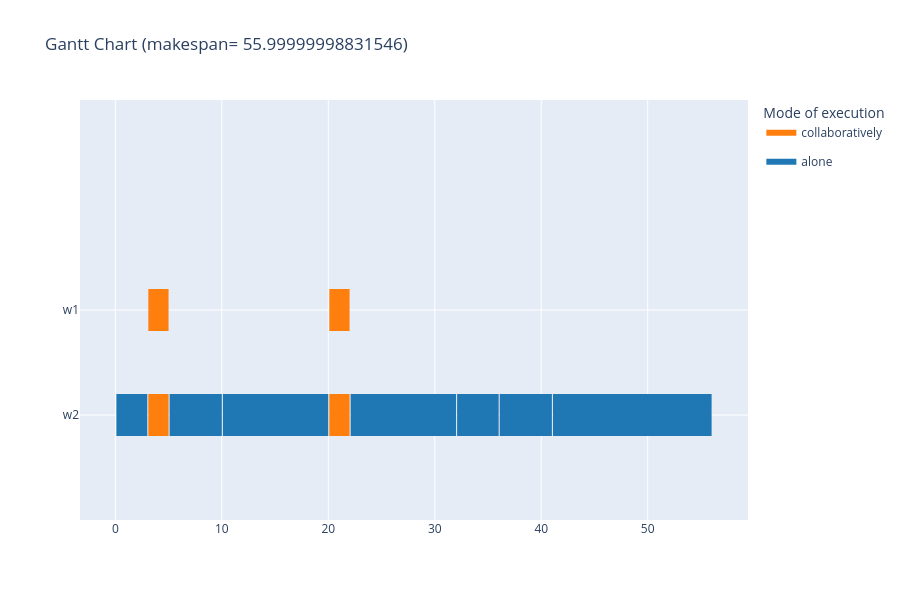

The cell this chart's notebook holds for it:
### Markdown cell above
#### 3.4) Visualisationn par mode d'éxécution (seul, en apprentissage ou en collaboration)

### Code cell
df = gantt_chart(s, instance, color=3, render="notebook", save_path="../results/gantt_chart_instance_temp.html")

### Figure 1 — Plotly figure (JSON) as saved in the notebook; plotly's stock layout.template omitted (floating-point values rounded to 4 significant figures)
{"data": [{"fill": "toself", "fillcolor": "rgb(255, 127, 14)", "hoverinfo": "name", "legendgroup": "rgb(255, 127, 14)", "mode": "none", "name": "collaboratively", "showlegend": true, "type": "scatter", "x": [3.1, 5, 5, 3.1, 3.1, 20.1, 22, 22, 20.1, 20.1, 3.1, 5, 5, 3.1, 3.1, 20.1, 22, 22, 20.1], "y": [0.8, 0.8, 1.2, 1.2, null, 0.8, 0.8, 1.2, 1.2, null, -0.2, -0.2, 0.2, 0.2, null, -0.2, -0.2, 0.2, 0.2]}, {"fill": "toself", "fillcolor": "rgb(31, 119, 180)", "hoverinfo": "name", "legendgroup": "rgb(31, 119, 180)", "mode": "none", "name": "alone", "showlegend": true, "type": "scatter", "x": [0.1, 3, 3, 0.1, 0.1, 5.1, 10, 10, 5.1, 5.1, 10.1, 20, 20, 10.1, 10.1, 22.1, 32, 32, 22.1, 22.1, 32.1, 36, 36, 32.1, 32.1, 36.1, 41, 41, 36.1, 36.1, 41.1, 56, 56, 41.1], "y": [-0.2, -0.2, 0.2, 0.2, null, -0.2, -0.2, 0.2, 0.2, null, -0.2, -0.2, 0.2, 0.2, null, -0.2, -0.2, 0.2, 0.2, null, -0.2, -0.2, 0.2, 0.2, null, -0.2, -0.2, 0.2, 0.2, null, -0.2, -0.2, 0.2, 0.2]}, {"legendgroup": "rgb(255, 127, 14)", "marker": {"color": "rgb(255, 127, 14)", "opacity": 0, "size": 1}, "mode": "markers", "name": "", "showlegend": false, "text": [null, null, null, null, null, null, null, null], "type": "scatter", "x": [3.1, 5, 20.1, 22, 3.1, 5, 20.1, 22], "y": [1, 1, 1, 1, 0, 0, 0, 0]}, {"legendgroup": "rgb(31, 119, 180)", "marker": {"color": "rgb(31, 119, 180)", "opacity": 0, "size": 1}, "mode": "markers", "name": "", "showlegend": false, "text": [null, null, null, null, null, null, null, null, null, null, null, null, null, null], "type": "scatter", "x": [0.1, 3, 5.1, 10, 10.1, 20, 22.1, 32, 32.1, 36, 36.1, 41, 41.1, 56], "y": [0, 0, 0, 0, 0, 0, 0, 0, 0, 0, 0, 0, 0, 0]}], "layout": {"height": 600, "hovermode": "closest", "legend": {"title": {"text": "Mode of execution"}}, "showlegend": true, "title": {"text": "Gantt Chart (makespan= 55.99999998831546)"}, "xaxis": {"rangeselector": {"buttons": [{"count": 7, "label": "1w", "step": "day", "stepmode": "backward"}, {"count": 1, "label": "1m", "step": "month", "stepmode": "backward"}, {"count": 6, "label": "6m", "step": "month", "stepmode": "backward"}, {"count": 1, "label": "YTD", "step": "year", "stepmode": "todate"}, {"count": 1, "label": "1y", "step": "year", "stepmode": "backward"}, {"step": "all"}]}, "showgrid": true, "type": "linear", "zeroline": false}, "yaxis": {"autorange": false, "range": [-1, 3], "showgrid": true, "ticktext": ["w2", "w1"], "tickvals": [0, 1], "zeroline": false}}}
